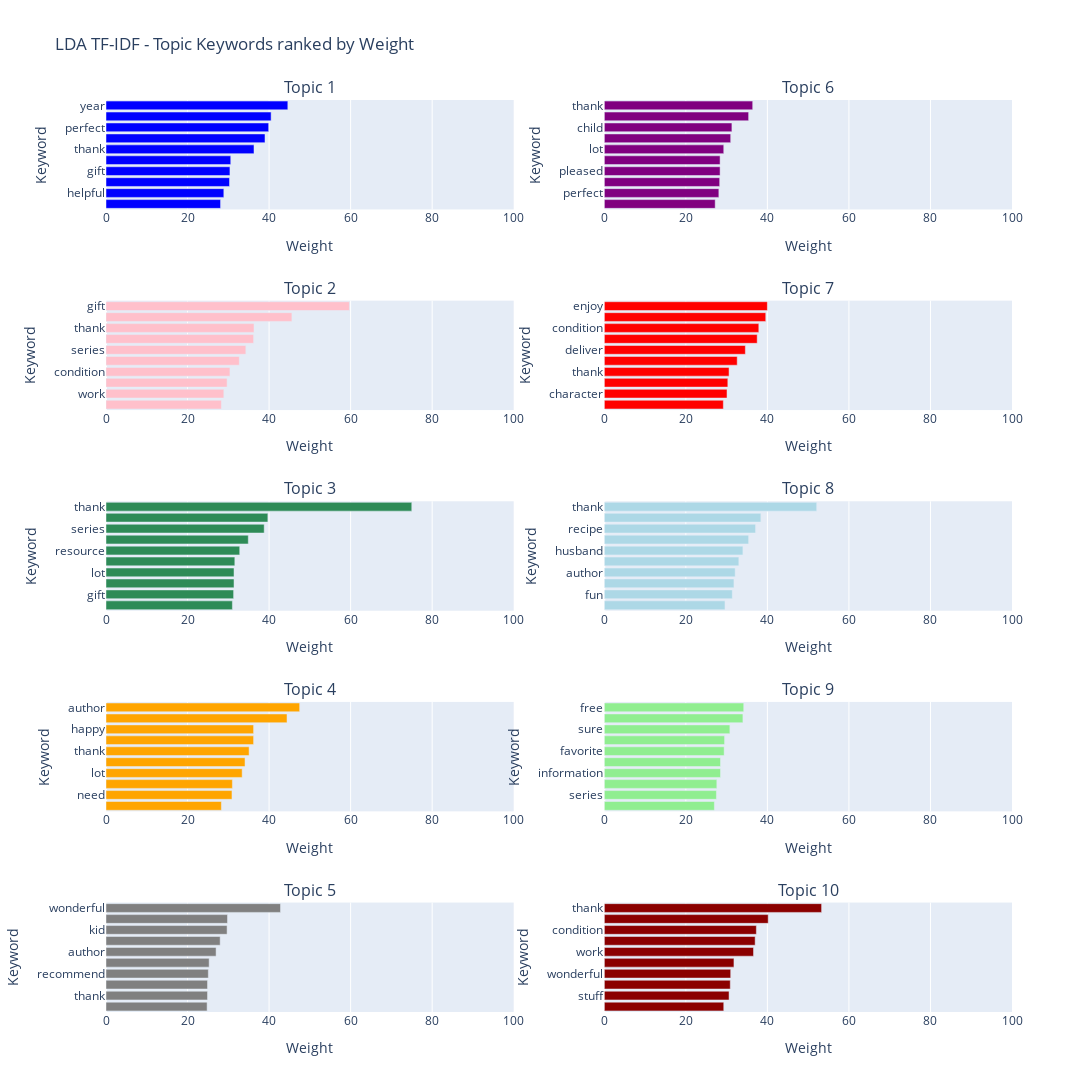

Source (notebook cell):
### Code cell
data = display_topics(lda_tfidf, tfidf_feature_names, 10)
fig = make_subplots(rows=5, cols=2, subplot_titles= ["Topic 1", "Topic 6", "Topic 2","Topic 7", "Topic 3","Topic 8","Topic 4","Topic 9", "Topic 5", "Topic 10"])
colors = ["Blue", "Pink", "SeaGreen", "Orange", "Grey", "Purple", "Red", "LightBlue", "LightGreen", "DarkRed"]
for col in range(0, int(len(data.columns)),2):
    if col == 0:
        fig.add_trace(go.Bar(
        x=data.iloc[:,1].astype("float64"),#.sort_values(ascending=True)
        y=data.iloc[:,0], #.sort_values( by= data.columns[col+1], ascending = True)
        marker_color=colors[0], orientation = "h"), col= 1, row = 1)
    if col < 10 and col > 0:
        fig.add_trace(go.Bar(
        x=data.iloc[:,col+1].astype("float64"),
        y=data.iloc[:,col],
        marker_color=colors[int(col/2)], orientation = "h"), col= 1, row = int(col/2)+1)
    if col >= 10:
        fig.add_trace(go.Bar(
        x=data.iloc[:,col+1].astype("float64"),
        y=data.iloc[:,col],
        marker_color=colors[int(col/2)], orientation = "h"),col= 2, row = int(col/2)-4)

fig.update_layout( height=1400, width=1200, title_text="LDA TF-IDF - Topic Keywords ranked by Weight", showlegend=False, xaxis_title_text='Keyword',yaxis_title_text='Weight'
    )
fig.update_yaxes(title='Keyword', type = "category" , autorange = "reversed")
fig.update_xaxes( title = 'Weight', range = (0,100) )
fig.show()

### Figure 1 — Plotly figure (JSON) as saved in the notebook; plotly's stock layout.template omitted (floating-point values rounded to 4 significant figures)
{"data": [{"marker": {"color": "Blue"}, "orientation": "h", "type": "bar", "x": [44.6, 40.5, 39.9, 39, 36.3, 30.6, 30.4, 30.3, 28.9, 28.1], "xaxis": "x", "y": ["year", "easy", "perfect", "new", "thank", "wonderful", "gift", "information", "helpful", "practical"], "yaxis": "y"}, {"marker": {"color": "Pink"}, "orientation": "h", "type": "bar", "x": [59.7, 45.6, 36.3, 36.2, 34.3, 32.7, 30.4, 29.7, 28.9, 28.3], "xaxis": "x3", "y": ["gift", "enjoy", "thank", "nice", "series", "lot", "condition", "page", "work", "character"], "yaxis": "y3"}, {"marker": {"color": "SeaGreen"}, "orientation": "h", "type": "bar", "x": [75, 39.7, 38.8, 34.9, 32.8, 31.6, 31.4, 31.4, 31.3, 31], "xaxis": "x5", "y": ["thank", "year", "series", "nice", "resource", "journey", "lot", "reference", "gift", "easy"], "yaxis": "y5"}, {"marker": {"color": "Orange"}, "orientation": "h", "type": "bar", "x": [47.5, 44.4, 36.2, 36.2, 35.1, 34.1, 33.4, 31, 30.9, 28.3], "xaxis": "x7", "y": ["author", "helpful", "happy", "idea", "thank", "easy", "lot", "important", "need", "fun"], "yaxis": "y7"}, {"marker": {"color": "Grey"}, "orientation": "h", "type": "bar", "x": [42.8, 29.8, 29.7, 28, 27, 25.3, 25.1, 24.9, 24.9, 24.8], "xaxis": "x9", "y": ["wonderful", "day", "kid", "birthday", "author", "year", "recommend", "finish", "thank", "gift"], "yaxis": "y9"}, {"marker": {"color": "Purple"}, "orientation": "h", "type": "bar", "x": [36.4, 35.4, 31.3, 31, 29.3, 28.4, 28.4, 28.3, 28.1, 27.2], "xaxis": "x2", "y": ["thank", "year", "child", "condition", "lot", "series", "pleased", "wonderful", "perfect", "life"], "yaxis": "y2"}, {"marker": {"color": "Red"}, "orientation": "h", "type": "bar", "x": [40, 39.6, 37.9, 37.5, 34.6, 32.6, 30.6, 30.3, 30.1, 29.2], "xaxis": "x4", "y": ["enjoy", "gift", "condition", "series", "deliver", "work", "thank", "old", "character", "new"], "yaxis": "y4"}, {"marker": {"color": "LightBlue"}, "orientation": "h", "type": "bar", "x": [52.1, 38.4, 37.1, 35.4, 34, 33, 32.1, 31.8, 31.4, 29.6], "xaxis": "x6", "y": ["thank", "wonderful", "recipe", "gift", "husband", "new", "author", "year", "fun", "information"], "yaxis": "y6"}, {"marker": {"color": "LightGreen"}, "orientation": "h", "type": "bar", "x": [34.2, 34, 30.8, 29.5, 29.4, 28.5, 28.5, 27.6, 27.5, 27], "xaxis": "x8", "y": ["free", "condition", "sure", "life", "favorite", "thank", "information", "product", "series", "dog"], "yaxis": "y8"}, {"marker": {"color": "DarkRed"}, "orientation": "h", "type": "bar", "x": [53.3, 40.2, 37.3, 37, 36.6, 31.8, 31, 30.9, 30.6, 29.3], "xaxis": "x10", "y": ["thank", "series", "condition", "nice", "work", "price", "wonderful", "gift", "stuff", "help"], "yaxis": "y10"}], "layout": {"annotations": [{"font": {"size": 16}, "showarrow": false, "text": "Topic 1", "x": 0.225, "xanchor": "center", "xref": "paper", "y": 1, "yanchor": "bottom", "yref": "paper"}, {"font": {"size": 16}, "showarrow": false, "text": "Topic 6", "x": 0.775, "xanchor": "center", "xref": "paper", "y": 1, "yanchor": "bottom", "yref": "paper"}, {"font": {"size": 16}, "showarrow": false, "text": "Topic 2", "x": 0.225, "xanchor": "center", "xref": "paper", "y": 0.78, "yanchor": "bottom", "yref": "paper"}, {"font": {"size": 16}, "showarrow": false, "text": "Topic 7", "x": 0.775, "xanchor": "center", "xref": "paper", "y": 0.78, "yanchor": "bottom", "yref": "paper"}, {"font": {"size": 16}, "showarrow": false, "text": "Topic 3", "x": 0.225, "xanchor": "center", "xref": "paper", "y": 0.56, "yanchor": "bottom", "yref": "paper"}, {"font": {"size": 16}, "showarrow": false, "text": "Topic 8", "x": 0.775, "xanchor": "center", "xref": "paper", "y": 0.56, "yanchor": "bottom", "yref": "paper"}, {"font": {"size": 16}, "showarrow": false, "text": "Topic 4", "x": 0.225, "xanchor": "center", "xref": "paper", "y": 0.34, "yanchor": "bottom", "yref": "paper"}, {"font": {"size": 16}, "showarrow": false, "text": "Topic 9", "x": 0.775, "xanchor": "center", "xref": "paper", "y": 0.34, "yanchor": "bottom", "yref": "paper"}, {"font": {"size": 16}, "showarrow": false, "text": "Topic 5", "x": 0.225, "xanchor": "center", "xref": "paper", "y": 0.12, "yanchor": "bottom", "yref": "paper"}, {"font": {"size": 16}, "showarrow": false, "text": "Topic 10", "x": 0.775, "xanchor": "center", "xref": "paper", "y": 0.12, "yanchor": "bottom", "yref": "paper"}], "height": 1400, "showlegend": false, "title": {"text": "LDA TF-IDF - Topic Keywords ranked by Weight"}, "width": 1200, "xaxis": {"anchor": "y", "domain": [0, 0.45], "range": [0, 100], "title": {"text": "Weight"}}, "xaxis10": {"anchor": "y10", "domain": [0.55, 1], "range": [0, 100], "title": {"text": "Weight"}}, "xaxis2": {"anchor": "y2", "domain": [0.55, 1], "range": [0, 100], "title": {"text": "Weight"}}, "xaxis3": {"anchor": "y3", "domain": [0, 0.45], "range": [0, 100], "title": {"text": "Weight"}}, "xaxis4": {"anchor": "y4", "domain": [0.55, 1], "range": [0, 100], "title": {"text": "Weight"}}, "xaxis5": {"anchor": "y5", "domain": [0, 0.45], "range": [0, 100], "title": {"text": "Weight"}}, "xaxis6": {"anchor": "y6", "domain": [0.55, 1], "range": [0, 100], "title": {"text": "Weight"}}, "xaxis7": {"anchor": "y7", "domain": [0, 0.45], "range": [0, 100], "title": {"text": "Weight"}}, "xaxis8": {"anchor": "y8", "domain": [0.55, 1], "range": [0, 100], "title": {"text": "Weight"}}, "xaxis9": {"anchor": "y9", "domain": [0, 0.45], "range": [0, 100], "title": {"text": "Weight"}}, "yaxis": {"anchor": "x", "autorange": "reversed", "domain": [0.88, 1], "title": {"text": "Keyword"}, "type": "category"}, "yaxis10": {"anchor": "x10", "autorange": "reversed", "domain": [0, 0.12], "title": {"text": "Keyword"}, "type": "category"}, "yaxis2": {"anchor": "x2", "autorange": "reversed", "domain": [0.88, 1], "title": {"text": "Keyword"}, "type": "category"}, "yaxis3": {"anchor": "x3", "autorange": "reversed", "domain": [0.66, 0.78], "title": {"text": "Keyword"}, "type": "category"}, "yaxis4": {"anchor": "x4", "autorange": "reversed", "domain": [0.66, 0.78], "title": {"text": "Keyword"}, "type": "category"}, "yaxis5": {"anchor": "x5", "autorange": "reversed", "domain": [0.44, 0.56], "title": {"text": "Keyword"}, "type": "category"}, "yaxis6": {"anchor": "x6", "autorange": "reversed", "domain": [0.44, 0.56], "title": {"text": "Keyword"}, "type": "category"}, "yaxis7": {"anchor": "x7", "autorange": "reversed", "domain": [0.22, 0.34], "title": {"text": "Keyword"}, "type": "category"}, "yaxis8": {"anchor": "x8", "autorange": "reversed", "domain": [0.22, 0.34], "title": {"text": "Keyword"}, "type": "category"}, "yaxis9": {"anchor": "x9", "autorange": "reversed", "domain": [0, 0.12], "title": {"text": "Keyword"}, "type": "category"}}}
